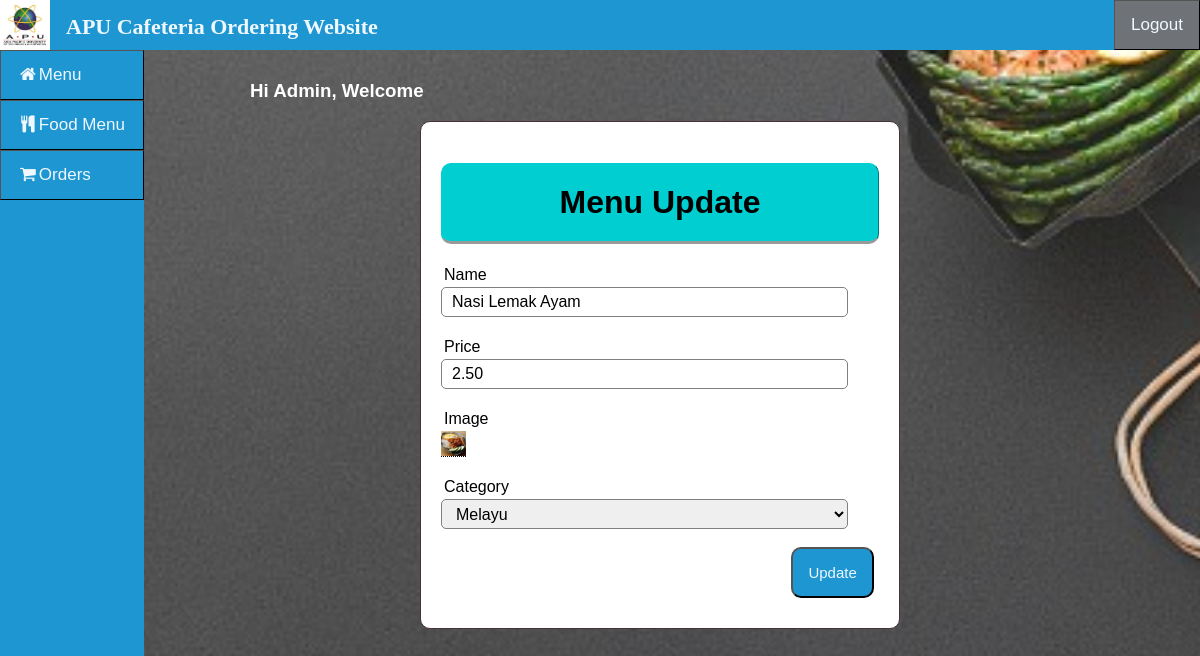
Screenshot of /Staff/MenuEdit.php?id=1 (signed in) with the database file from the repository.
### tables this page shows
CREATE TABLE `menu` (
  `id` int(9) NOT NULL,
  `name` varchar(255) NOT NULL,
  `price` float(8,2) NOT NULL,
  `image` varchar(255) DEFAULT NULL,
  `category` int(9) NOT NULL
);

### Staff/MenuEdit.php (the view, shortened to what this page needs)
<?php
if(isset ($_SESSION["username"]))
{
	include "Header.php";
?>
<!DOCTYPE html>
<html>
<head>
	<link rel="stylesheet" type="text/css" href="../CSS/topNav.css">
</head>
<body>
<?php
	$id = $_GET["id"];
	$queryGet = "select * from menu WHERE id = $id";
	$resultGet = mysqli_query($link,$queryGet);
	if(!$resultGet)
	{
		die ("Invalid Query - get Register List: ". mysqli_error($link));
	}
	else
	{?>
	<div class="wrapper">
		<div class="middle">
			<div class="contentnew">
			<form class = "content" style="position:absolute;width: 40%;" action="../Admin/Update.php" name="EditForm" method="POST" enctype="multipart/form-data">
				<h1 class="header">Menu Update</h1>
				<?php	while($baris= mysqli_fetch_array($resultGet, MYSQLI_BOTH))	{?>
					<div class="input-group">
						<label>Name</label>
						<input type="text" name="name" value="<?php echo $baris['name']; ?>"><br><br>
						<label>Price</label>
						<input type="number" name="price" step="0.01" value="<?php echo $baris['price'] ?>"><br><br>
						<label>Image</label>
						<?php
					if($baris['image'] == NULL){	?>
						<input id="file-input" type="file" name="image" accept="image/png, image/jpeg" required>
		<?php	}		else{	?>
						<div class="tooltip"><a href="../MenuIMG/<?php echo $baris['image'];?>" target=”_blank”>
							<img border="0" alt="editB" src="../MenuIMG/<?php echo $baris['image'];?>" width="25" height="25">
							</a>
						</div><?php	}?><br><br>
						<label>Category</label>
						<select id="service" name="category" required>
							<?php
								if($baris['category']=="1")	echo "<option value='1' selected>Melayu</option>";
								else	echo "<option value='1'>Melayu</option>";
							?>
						</select><br><br>
						<button style="position: relative;left: 80%"; type="submit" class="btn" name="menuStaff">Update</button>
					</div> <?php	}?>
			</form>
			</div>
		</div>
	</div>
	<?php
		}
}
else {
	echo "No session exists or session has expired. Please log in again ";
	echo "Page will be redirect in 5 seconds";
	header('Location: ../Auth/Login.php');
}?>
</body>
</html>

### css/topNav.css (style rules this page uses)
* { box-sizing: border-box; }
body { margin: 0; font-family: Arial, Helvetica, sans-serif !important; background-image: url("bc.jpg"); background-position: center; background-size: cover; background-attachment: fixed; position:absolute; top:10%; max-width: -webkit-fill-available; right: 0px; left: 0px; }
.wrapper { width: 100%; min-width: 1000px; }
h1, h2 { text-align:center; color:white; }
.header { width: auto; color: black; background:#00CED1; text-align: center; border: 1px solid #00CED1; border-bottom: none; border-radius: 10px 10px 10px 10px; border-style: outset; padding: 20px; }
.middle { width: 100%; position: relative; }
.middle:after { display: table; clear: both; content: ''; }
.contentnew { padding: 0 270px 0 270px; }
.content { position:fixed; top:10%; left:35%; width: 30%; margin: 0px auto; padding: 20px; border: 1px solid #483235; background: white; border-radius: 10px 10px 10px 10px; }
.input-group { margin: 10px 0px 10px 0px; }
.input-group label { display: block; text-align: left; margin: 3px; }
.input-group input { height: 30px; width: 93%; padding: 5px 10px; font-size: 16px; border-radius: 5px; border: 1px solid gray; }
.input-group select { height: 30px; width: 93%; padding: 5px 10px; font-size: 16px; border-radius: 5px; border: 1px solid gray; }
.btn { padding: 15px; font-size: 15px; color: aliceblue; background:#1D96D1 ; border-style: outset; border-radius: 10px; cursor: pointer; }

### Staff/Header.php (style rules this page uses)
body { font-family: "Lato", sans-serif; }

### Staff/MenuEdit.php (style rules this page uses)
.tooltip { position: relative; display: inline-block; border-bottom: 1px dotted black; }

### rows the page displays
menu: name "Nasi Lemak Ayam", price "2.50", image (picture), category "Melayu"

### other values shown
$_SESSION["username"] "Admin"
